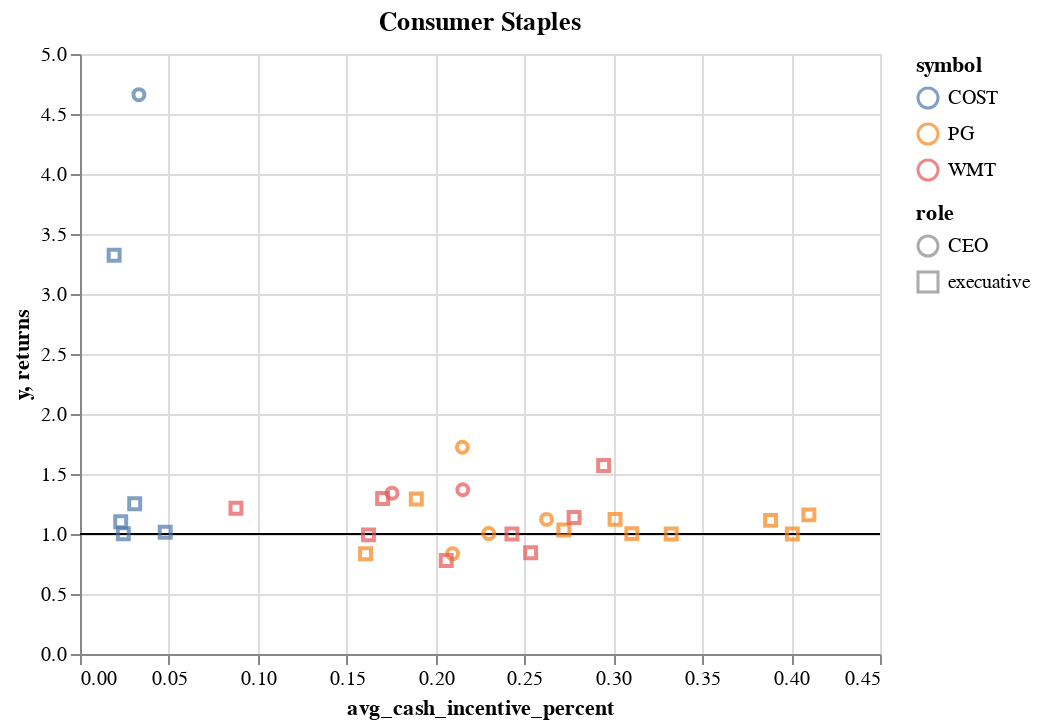

Here is the notebook cell this chart was saved with:
### Code cell
plot_data(df,5)

### Figure 1 — Vega-Lite specification as saved in the notebook (floating-point values rounded to 4 significant figures)
{"config": {"view": {"continuousWidth": 400, "continuousHeight": 300}}, "layer": [{"data": {"name": "data-d764767e7dd3b10b2c76c1355ce10ef3"}, "mark": "rule", "encoding": {"y": {"field": "y", "type": "quantitative"}}}, {"data": {"name": "data-ed22645d1c074b53aad80443ac62e67c"}, "mark": "point", "encoding": {"color": {"field": "symbol", "type": "nominal"}, "shape": {"field": "role", "type": "nominal"}, "tooltip": [{"field": "avg_cash_incentive_percent", "type": "quantitative"}, {"field": "returns", "type": "quantitative"}, {"field": "gics_sector_name", "type": "nominal"}, {"field": "symbol", "type": "nominal"}, {"field": "role", "type": "nominal"}], "x": {"field": "avg_cash_incentive_percent", "type": "quantitative"}, "y": {"field": "returns", "type": "quantitative"}}, "selection": {"selector007": {"type": "interval", "bind": "scales", "encodings": ["x", "y"]}}, "title": "Consumer Staples"}], "$schema": "https://vega.github.io/schema/vega-lite/v4.17.0.json", "datasets": {"data-d764767e7dd3b10b2c76c1355ce10ef3": [{"y": 1}], "data-ed22645d1c074b53aad80443ac62e67c": [{"gics_sector_name": "Consumer Staples", "symbol": "COST", "DATE_OF_LAST_CHANGE": "2012-01-01T00:00:00", "avg_cash_incentive_percent": 0.03314, "returns": 4.661, "role": "CEO"}, {"gics_sector_name": "Consumer Staples", "symbol": "COST", "DATE_OF_LAST_CHANGE": "2013-10-16T00:00:00", "avg_cash_incentive_percent": 0.0229, "returns": 1.102, "role": "execuative"}, {"gics_sector_name": "Consumer Staples", "symbol": "COST", "DATE_OF_LAST_CHANGE": "2016-06-30T00:00:00", "avg_cash_incentive_percent": 0.02436, "returns": 1.002, "role": "execuative"}, {"gics_sector_name": "Consumer Staples", "symbol": "COST", "DATE_OF_LAST_CHANGE": "2017-08-01T00:00:00", "avg_cash_incentive_percent": 0.0192, "returns": 3.322, "role": "execuative"}, {"gics_sector_name": "Consumer Staples", "symbol": "COST", "DATE_OF_LAST_CHANGE": "2022-02-02T00:00:00", "avg_cash_incentive_percent": 0.04794, "returns": 1.015, "role": "execuative"}, {"gics_sector_name": "Consumer Staples", "symbol": "COST", "DATE_OF_LAST_CHANGE": "2022-03-10T00:00:00", "avg_cash_incentive_percent": 0.03077, "returns": 1.252, "role": "execuative"}, {"gics_sector_name": "Consumer Staples", "symbol": "PG", "DATE_OF_LAST_CHANGE": "2013-05-23T00:00:00", "avg_cash_incentive_percent": 0.2096, "returns": 0.8356, "role": "CEO"}, {"gics_sector_name": "Consumer Staples", "symbol": "PG", "DATE_OF_LAST_CHANGE": "2015-11-01T00:00:00", "avg_cash_incentive_percent": 0.2624, "returns": 1.122, "role": "CEO"}, {"gics_sector_name": "Consumer Staples", "symbol": "PG", "DATE_OF_LAST_CHANGE": "2016-06-30T00:00:00", "avg_cash_incentive_percent": 0.2151, "returns": 1.723, "role": "CEO"}, {"gics_sector_name": "Consumer Staples", "symbol": "PG", "DATE_OF_LAST_CHANGE": "2021-11-01T00:00:00", "avg_cash_incentive_percent": 0.2299, "returns": 1.003, "role": "CEO"}, {"gics_sector_name": "Consumer Staples", "symbol": "PG", "DATE_OF_LAST_CHANGE": "2013-07-01T00:00:00", "avg_cash_incentive_percent": 0.1606, "returns": 0.8356, "role": "execuative"}, {"gics_sector_name": "Consumer Staples", "symbol": "PG", "DATE_OF_LAST_CHANGE": "2015-11-01T00:00:00", "avg_cash_incentive_percent": 0.301, "returns": 1.122, "role": "execuative"}, {"gics_sector_name": "Consumer Staples", "symbol": "PG", "DATE_OF_LAST_CHANGE": "2016-06-30T00:00:00", "avg_cash_incentive_percent": 0.2722, "returns": 1.034, "role": "execuative"}, {"gics_sector_name": "Consumer Staples", "symbol": "PG", "DATE_OF_LAST_CHANGE": "2017-07-01T00:00:00", "avg_cash_incentive_percent": 0.1892, "returns": 1.291, "role": "execuative"}, {"gics_sector_name": "Consumer Staples", "symbol": "PG", "DATE_OF_LAST_CHANGE": "2019-06-29T00:00:00", "avg_cash_incentive_percent": 0.4007, "returns": 1.0, "role": "execuative"}, {"gics_sector_name": "Consumer Staples", "symbol": "PG", "DATE_OF_LAST_CHANGE": "2019-07-02T00:00:00", "avg_cash_incentive_percent": 0.3885, "returns": 1.113, "role": "execuative"}, {"gics_sector_name": "Consumer Staples", "symbol": "PG", "DATE_OF_LAST_CHANGE": "2021-03-01T00:00:00", "avg_cash_incentive_percent": 0.41, "returns": 1.159, "role": "execuative"}, {"gics_sector_name": "Consumer Staples", "symbol": "PG", "DATE_OF_LAST_CHANGE": "2021-11-01T00:00:00", "avg_cash_incentive_percent": 0.3326, "returns": 1.0, "role": "execuative"}, {"gics_sector_name": "Consumer Staples", "symbol": "PG", "DATE_OF_LAST_CHANGE": "2022-06-30T00:00:00", "avg_cash_incentive_percent": 0.3104, "returns": 1.003, "role": "execuative"}, {"gics_sector_name": "Consumer Staples", "symbol": "WMT", "DATE_OF_LAST_CHANGE": "2014-02-01T00:00:00", "avg_cash_incentive_percent": 0.2153, "returns": 1.369, "role": "CEO"}, {"gics_sector_name": "Consumer Staples", "symbol": "WMT", "DATE_OF_LAST_CHANGE": "2019-11-01T00:00:00", "avg_cash_incentive_percent": 0.1755, "returns": 1.34, "role": "CEO"}, {"gics_sector_name": "Consumer Staples", "symbol": "WMT", "DATE_OF_LAST_CHANGE": "2014-08-09T00:00:00", "avg_cash_incentive_percent": 0.206, "returns": 0.78, "role": "execuative"}, {"gics_sector_name": "Consumer Staples", "symbol": "WMT", "DATE_OF_LAST_CHANGE": "2016-01-31T00:00:00", "avg_cash_incentive_percent": 0.1623, "returns": 0.9925, "role": "execuative"}, {"gics_sector_name": "Consumer Staples", "symbol": "WMT", "DATE_OF_LAST_CHANGE": "2017-02-01T00:00:00", "avg_cash_incentive_percent": 0.2945, "returns": 1.571, "role": "execuative"}, {"gics_sector_name": "Consumer Staples", "symbol": "WMT", "DATE_OF_LAST_CHANGE": "2018-02-01T00:00:00", "avg_cash_incentive_percent": 0.2779, "returns": 1.138, "role": "execuative"}, {"gics_sector_name": "Consumer Staples", "symbol": "WMT", "DATE_OF_LAST_CHANGE": "2019-11-15T00:00:00", "avg_cash_incentive_percent": 0.08772, "returns": 1.214, "role": "execuative"}, {"gics_sector_name": "Consumer Staples", "symbol": "WMT", "DATE_OF_LAST_CHANGE": "2021-01-31T00:00:00", "avg_cash_incentive_percent": 0.243, "returns": 1.0, "role": "execuative"}, {"gics_sector_name": "Consumer Staples", "symbol": "WMT", "DATE_OF_LAST_CHANGE": "2021-02-01T00:00:00", "avg_cash_incentive_percent": 0.2535, "returns": 0.843, "role": "execuative"}, {"gics_sector_name": "Consumer Staples", "symbol": "WMT", "DATE_OF_LAST_CHANGE": "2022-06-06T00:00:00", "avg_cash_incentive_percent": 0.1702, "returns": 1.295, "role": "execuative"}]}}
